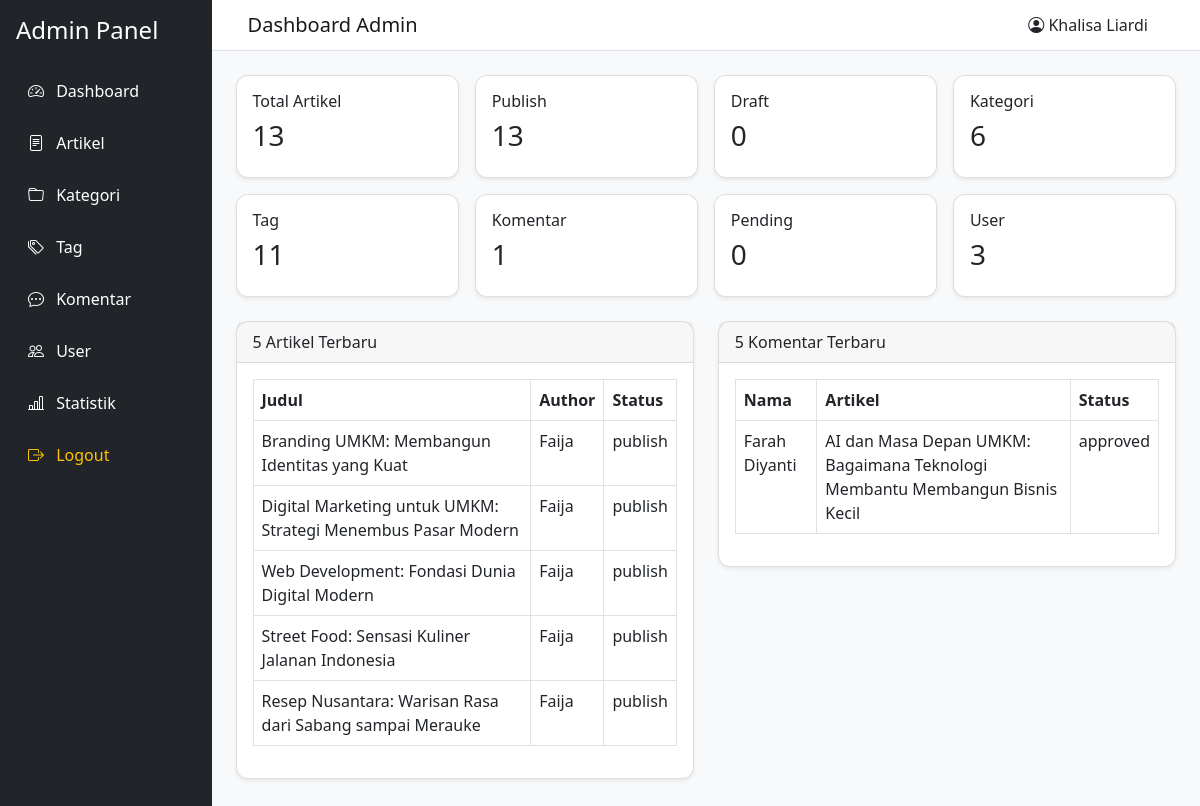
Page /admin/dashboard.php (signed in) on the committed database.
### tables this page shows
CREATE TABLE `articles` (
  `id` int(11) NOT NULL,
  `user_id` int(11) DEFAULT NULL,
  `category_id` int(11) DEFAULT NULL,
  `judul` varchar(255) DEFAULT NULL,
  `slug` varchar(255) DEFAULT NULL,
  `ringkasan` text DEFAULT NULL,
  `isi` longtext DEFAULT NULL,
  `thumbnail` varchar(255) DEFAULT NULL,
  `views` int(11) DEFAULT 0,
  `status` enum('draft','publish') DEFAULT 'draft',
  `published_at` datetime DEFAULT NULL,
  `created_at` timestamp NOT NULL DEFAULT current_timestamp()
);

CREATE TABLE `users` (
  `id` int(11) NOT NULL,
  `nama` varchar(100) DEFAULT NULL,
  `username` varchar(50) DEFAULT NULL,
  `password` varchar(255) DEFAULT NULL,
  `role` enum('admin','author') DEFAULT 'author',
  `bio` text DEFAULT NULL,
  `created_at` timestamp NOT NULL DEFAULT current_timestamp()
);

CREATE TABLE `comments` (
  `id` int(11) NOT NULL,
  `article_id` int(11) DEFAULT NULL,
  `nama` varchar(100) DEFAULT NULL,
  `email` varchar(100) DEFAULT NULL,
  `isi_komentar` text DEFAULT NULL,
  `status` enum('pending','approved','rejected') DEFAULT 'pending',
  `created_at` timestamp NOT NULL DEFAULT current_timestamp()
);

### admin/dashboard.php (the view, shortened to what this page needs)
<?php
include '../config/koneksi.php';
$totalArtikel  = mysqli_fetch_assoc(mysqli_query($conn, "SELECT COUNT(*) as total FROM articles"))['total'];
$totalPublish  = mysqli_fetch_assoc(mysqli_query($conn, "SELECT COUNT(*) as total FROM articles WHERE status='publish'"))['total'];
$totalDraft    = mysqli_fetch_assoc(mysqli_query($conn, "SELECT COUNT(*) as total FROM articles WHERE status='draft'"))['total'];
$totalKategori = mysqli_fetch_assoc(mysqli_query($conn, "SELECT COUNT(*) as total FROM categories"))['total'];
$totalTag      = mysqli_fetch_assoc(mysqli_query($conn, "SELECT COUNT(*) as total FROM tags"))['total'];
$totalKomentar = mysqli_fetch_assoc(mysqli_query($conn, "SELECT COUNT(*) as total FROM comments"))['total'];
$totalPending  = mysqli_fetch_assoc(mysqli_query($conn, "SELECT COUNT(*) as total FROM comments WHERE status='pending'"))['total'];
$totalUser     = mysqli_fetch_assoc(mysqli_query($conn, "SELECT COUNT(*) as total FROM users"))['total'];
$artikelTerbaru = mysqli_query($conn, "
    SELECT articles.*, users.nama as author
    FROM articles
    JOIN users ON articles.user_id = users.id
    ORDER BY articles.id DESC
    LIMIT 5
");
$komentarTerbaru = mysqli_query($conn, "
    SELECT comments.*, articles.judul
    FROM comments
    JOIN articles ON comments.article_id = articles.id
    ORDER BY comments.id DESC
    LIMIT 5
");
include '../templates/admin_header.php';
include '../templates/admin_sidebar.php';
include '../templates/admin_topbar.php';
?>
<div class="row g-3 mb-4">
    <div class="col-md-3"><div class="card shadow-sm p-3"><h6>Total Artikel</h6><h3><?= $totalArtikel; ?></h3></div></div>
    <div class="col-md-3"><div class="card shadow-sm p-3"><h6>Publish</h6><h3><?= $totalPublish; ?></h3></div></div>
    <div class="col-md-3"><div class="card shadow-sm p-3"><h6>Draft</h6><h3><?= $totalDraft; ?></h3></div></div>
    <div class="col-md-3"><div class="card shadow-sm p-3"><h6>Kategori</h6><h3><?= $totalKategori; ?></h3></div></div>
    <div class="col-md-3"><div class="card shadow-sm p-3"><h6>Tag</h6><h3><?= $totalTag; ?></h3></div></div>
    <div class="col-md-3"><div class="card shadow-sm p-3"><h6>Komentar</h6><h3><?= $totalKomentar; ?></h3></div></div>
    <div class="col-md-3"><div class="card shadow-sm p-3"><h6>Pending</h6><h3><?= $totalPending; ?></h3></div></div>
    <div class="col-md-3"><div class="card shadow-sm p-3"><h6>User</h6><h3><?= $totalUser; ?></h3></div></div>
</div>
<div class="row">
    <div class="col-md-6 mb-4">
        <div class="card shadow-sm">
            <div class="card-header">5 Artikel Terbaru</div>
            <div class="card-body">
                <table class="table table-bordered">
                    <thead>
                        <tr>
                            <th>Judul</th>
                            <th>Author</th>
                            <th>Status</th>
                        </tr>
                    </thead>
                    <tbody>
                        <?php while($row = mysqli_fetch_assoc($artikelTerbaru)) : ?>
                        <tr>
                            <td><?= htmlspecialchars($row['judul']); ?></td>
                            <td><?= htmlspecialchars($row['author']); ?></td>
                            <td><?= htmlspecialchars($row['status']); ?></td>
                        </tr>
                        <?php endwhile; ?>
                    </tbody>
                </table>
            </div>
        </div>
    </div>
    <div class="col-md-6 mb-4">
        <div class="card shadow-sm">
            <div class="card-header">5 Komentar Terbaru</div>
            <div class="card-body">
                <table class="table table-bordered">
                    <thead>
                        <tr>
                            <th>Nama</th>
                            <th>Artikel</th>
                            <th>Status</th>
                        </tr>
                    </thead>
                    <tbody>
                        <?php while($row = mysqli_fetch_assoc($komentarTerbaru)) : ?>
                        <tr>
                            <td><?= htmlspecialchars($row['nama']); ?></td>
                            <td><?= htmlspecialchars($row['judul']); ?></td>
                            <td><?= htmlspecialchars($row['status']); ?></td>
                        </tr>
                        <?php endwhile; ?>
                    </tbody>
                </table>
            </div>
        </div>
    </div>
</div>
<?php include '../templates/admin_footer.php'; ?>

### assets/css/style.css (style rules this page uses)
body { background-color: #f8f9fa; }
.card { border-radius: 12px; }
.table { background-color: white; }

### rows in the picture
articles: judul "Branding UMKM: Membangun Identitas yang Kuat", user.nama "Faija", status "publish"
articles: judul "Digital Marketing untuk UMKM: Strategi Menembus Pasar Modern", user.nama "Faija", status "publish"
articles: judul "Web Development: Fondasi Dunia Digital Modern", user.nama "Faija", status "publish"
articles: judul "Street Food: Sensasi Kuliner Jalanan Indonesia", user.nama "Faija", status "publish"
articles: judul "Resep Nusantara: Warisan Rasa dari Sabang sampai Merauke", user.nama "Faija", status "publish"
comments: nama "Farah Diyanti", article.judul "AI dan Masa Depan UMKM: Bagaimana Teknologi Membantu Membangun Bisnis Kecil", status "approved"

### other values in the picture
$pageTitle "Dashboard Admin"
$_SESSION['nama'] "Khalisa Liardi"
$totalArtikel "13"
$totalPublish "13"
$totalDraft "0"
$totalKategori "6"
$totalTag "11"
$totalKomentar "1"
$totalPending "0"
$totalUser "3"
